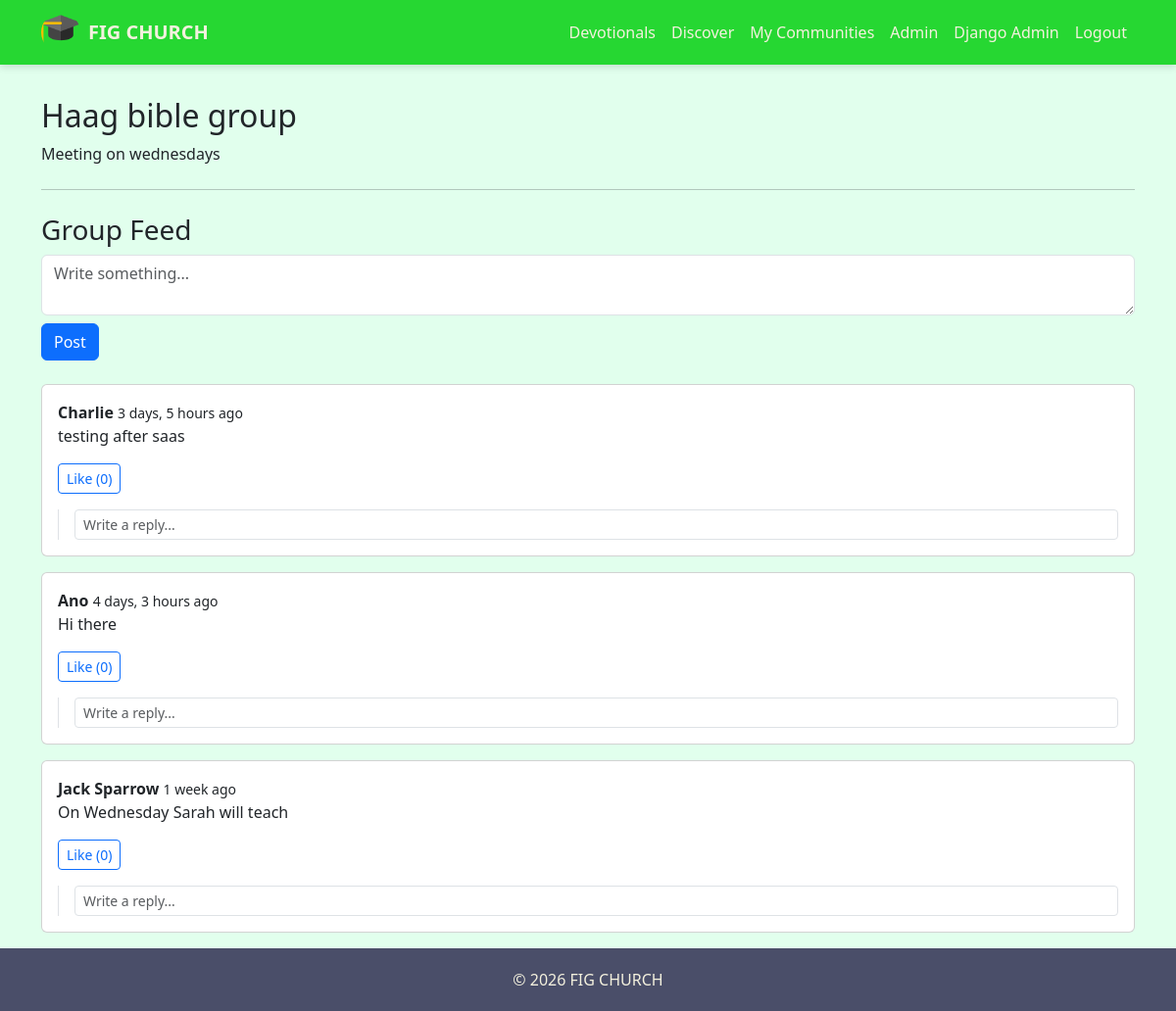
/groups/2/ (signed in), run on the app's committed database.
### accounts/models.py (models this page shows, shortened)
class Organization(models.Model):
    name = models.CharField(max_length=255)
    slug = models.SlugField(
        unique=True,
        blank=True
    )
    join_code = models.CharField(
        max_length=12,
        unique=True,
        blank=True
    )
    display_name = models.CharField(
        max_length=255,
        blank=True,
        null=True
    )
    logo = models.ImageField(
        upload_to="org_logos/",
        blank=True,
        null=True
    )
    primary_color = models.CharField(
        max_length=20,
        blank=True,
        null=True,
        help_text="Hex color like #0d6efd"
    )
    is_active = models.BooleanField(default=False)
    created_at = models.DateTimeField(auto_now_add=True)
    updated_at = models.DateTimeField(auto_now=True)

class User(AbstractUser):
    username = None
    first_name = None
    last_name = None
    full_name = models.CharField(max_length=255)
    phone = PhoneNumberField(
        unique=True,
        help_text="Use country code, e.g. +919876543210"
    )
    email = models.EmailField(
        unique=True,
        blank=True,
        null=True
    )
    is_verified = models.BooleanField(default=False)
    created_at = models.DateTimeField(auto_now_add=True)
    updated_at = models.DateTimeField(auto_now=True)
    USERNAME_FIELD = "phone"
    REQUIRED_FIELDS = ["full_name"]
    objects = UserManager()

### engagement/models.py (models this page shows, shortened)
class Group(models.Model):
    organization = models.ForeignKey(
        "accounts.Organization",
        on_delete=models.CASCADE,
        related_name="groups"
    )
    name = models.CharField(max_length=200)
    description = models.TextField(blank=True)
    leader = models.ForeignKey(
        User,
        on_delete=models.SET_NULL,
        null=True,
        related_name="led_groups"
    )
    image = models.ImageField(
        upload_to="groups/",
        blank=True,
        null=True,
        validators=[validate_file_size]
    )
    is_active = models.BooleanField(default=True)
    created_at = models.DateTimeField(auto_now_add=True)
    updated_at = models.DateTimeField(auto_now=True)
    class Meta:
        verbose_name = "Group"
        verbose_name_plural = "Groups"
    def next_meeting(self):
        return self.meetings.filter(
            start_time__gte=timezone.now()
        ).order_by("start_time").first()

class GroupPost(models.Model):
    group = models.ForeignKey(
        Group,
        on_delete=models.CASCADE,
        related_name="posts"
    )
    author = models.ForeignKey(
        User,
        on_delete=models.CASCADE,
        related_name="group_posts"
    )
    content = models.TextField()
    is_pinned = models.BooleanField(default=False)
    created_at = models.DateTimeField(auto_now_add=True)
    class Meta:
        ordering = ["-is_pinned", "-created_at"]

### engagement/views.py (the view, shortened to what this page needs)
# urls.py: path("<int:group_id>/", views.group_detail, name="group_detail"),
@login_required
def group_detail(request, group_id):
    org_id = request.session.get("organization_id")
    group = get_object_or_404(
        Group,
        id=group_id,
        organization_id=org_id
    )
    is_member = GroupMember.objects.filter(
        user=request.user,
        group=group
    ).exists()
    posts = GroupPost.objects.filter(
        group=group
    ).prefetch_related("replies", "likes", "author")
    return render(request, "engagement/group_detail.html", {
        "group": group,
        "is_member": is_member,
        "posts": posts,
    })

### accounts/context_processors.py (called while the page is built)
def org_admin_status(request):
    if not request.user.is_authenticated:
        return {"user_is_org_admin": False}
    return {
        "user_is_org_admin": OrganizationMember.objects.filter(
            user=request.user,
            is_admin=True,
            is_active=True
        ).exists()
    }

def active_organization(request):
    if not request.user.is_authenticated:
        return {}
    membership = OrganizationMember.objects.filter(
        user=request.user
    ).select_related("organization").first()
    return {
        "active_organization": membership.organization if membership else None
    }

### engagement/context_processors.py (called while the page is built)
def next_meeting(request):
    if not request.user.is_authenticated:
        return {}
    org = get_admin_org(request)
    if not org:
        return {}
    meeting = Meeting.objects.filter(
        group__organization=org,
        group__members__user=request.user,
        group__members__is_active=True,
        start_time__gte=timezone.now()
    ).select_related("group").order_by("start_time").first()
    return {
        "next_group_meeting": meeting
    }

def user_groups(request):
    if request.user.is_authenticated:
        groups = GroupMember.objects.filter(
            user=request.user,
            is_active=True
        ).select_related("group")
        return {"user_groups": [gm.group for gm in groups]}
    return {}

def pending_invitations(request):
    if not request.user.is_authenticated:
        return {}
    org = get_admin_org(request)
    if not org:
        return {
            "pending_invites": [],
            "pending_invites_count": 0
        }
    invites = GroupInvitation.objects.filter(
        invited_user=request.user,
        accepted=False,
        group__organization=org
    ).select_related("group")
    return {
        "pending_invites": invites,
        "pending_invites_count": invites.count()
    }

### org_admin/utils.py (called while the page is built)
def get_admin_org(request):
    if not request.user.is_authenticated:
        return None
    membership = OrganizationMember.objects.filter(
        user=request.user,
        is_admin=True,
        is_active=True
    ).select_related("organization").first()
    if membership:
        return membership.organization
    return None

### engagement/templates/engagement/group_detail.html (shortened to what this page needs)
{% extends "base.html" %}
{% load static humanize %}
{% block content %}
<h2>{{ group.name }}</h2>
<p>{{ group.description }}</p>
<hr class="my-4">
{% if is_member %}
<h3>Group Feed</h3>
<form method="post" class="mb-4">
    <textarea name="post_content" class="form-control mb-2" placeholder="Write something..." rows="2"></textarea>
    <button type="submit" class="btn btn-primary">Post</button>
</form>
{% else %}
<p class="text-muted">You must join the group to post or comment.</p>
{% endif %}
{% for post in posts %}
<div class="card mb-3">
    <div class="card-body">
        <strong>{{ post.author.full_name }}</strong>
        <small>{{ post.created_at|naturaltime }}</small>
        <p>{{ post.content }}</p>
        <form method="post" action="{% url 'engagement:toggle_like' post.id %}" class="d-inline">
            <button type="submit" class="btn btn-sm btn-outline-primary">
                Like ({{ post.likes.count }})
            </button>
        </form>
        <div class="mt-3 ps-3 border-start">
            {% if is_member %}
            <form method="post">
                <input type="text" name="reply_content" class="form-control form-control-sm" placeholder="Write a reply...">
            </form>
            {% endif %}
        </div>
    </div>
</div>
{% empty %}
<p>No posts yet.</p>
{% endfor %}
{% endblock %}

### templates/base.html (shortened to what this page needs)
{% load static %}
<!DOCTYPE html>
<html lang="en">
<head>
    <link rel="stylesheet"
          href="https://cdn.jsdelivr.net/npm/bootstrap-icons@1.11.3/font/bootstrap-icons.min.css">
    <link rel="stylesheet"
          href="https://cdn.jsdelivr.net/npm/bootstrap@5.3.0/dist/css/bootstrap.min.css">
</head>
<body>
<nav class="navbar navbar-expand-lg fixed-top">
    <div class="container">
        <a class="navbar-brand d-flex align-items-center gap-2"
           href="{% url 'home' %}">
            {% if active_organization and active_organization.logo %}
                <img src="{{ active_organization.logo.url }}"
                     width="40"
                     height="40"
                     class="rounded-circle object-fit-cover"
                     alt="logo">
            {% else %}
                <img src="{% static 'images/figlogo.png' %}"
                     width="40"
                     height="40"
                     class="rounded-circle"
                     alt="logo">
            {% endif %}
            <span>
                {% if active_organization %}
                    {{ active_organization.display_name|default:active_organization.name }}
                {% else %}
                    Way of Faith Global
                {% endif %}
            </span>
        </a>
        <div class="collapse navbar-collapse" id="nav">
            <ul class="navbar-nav ms-auto">
                {% if user.is_authenticated %}
                <li class="nav-item">
                    <a class="nav-link" href="{% url 'devotional_archive' %}">
                        Devotionals
                    </a>
                </li>
                <li class="nav-item">
                    <a class="nav-link" href="{% url 'engagement:group_list' %}">
                        Discover
                    </a>
                </li>
                <li class="nav-item">
                    <a class="nav-link" href="{% url 'engagement:my_groups' %}">
                        My Communities
                    </a>
                </li>
                {% if user_is_org_admin %}
                <li class="nav-item">
                    <a class="nav-link" href="{% url 'org_admin:org_dashboard' %}">
                        Admin
                    </a>
                </li>
                {% endif %}
                {% if user.is_superuser %}
                <li class="nav-item">
                    <a class="nav-link" href="{% url 'admin:index' %}">
                        Django Admin
                    </a>
                </li>
                {% endif %}
                <li class="nav-item">
                    <form method="post" action="{% url 'logout' %}">
                        <button class="btn btn-link nav-link">
                            Logout
                        </button>
                    </form>
                </li>
                {% else %}
                <li class="nav-item">
                    <a class="nav-link" href="{% url 'login' %}">
                        Login
                    </a>
                </li>
                {% endif %}
            </ul>
        </div>
    </div>
</nav>
<main class="container mt-4">
    {% block content %}{% endblock %}
</main>
<footer class="footer">
    &copy; {% now "Y" %}
    {% if active_organization %}
        {{ active_organization.display_name|default:active_organization.name }}
    {% else %}
        Way of Faith Global
    {% endif %}
</footer>
</body>
</html>

### templates/base.html (style rules this page uses)
html, body { height: 100%; }
body { padding-top: 75px; background: #e1ffed; font-family: 'Segoe UI', sans-serif; display: flex; flex-direction: column; min-height: 100vh; }
main { flex: 1; }
.navbar { background: #26d732; box-shadow: 0 2px 8px rgba(0,0,0,.15); }
.navbar-brand span { color: #F4F1DE !important; font-weight: 600; }
.nav-link { color: #F4F1DE !important; }
.footer { background: #4A4E69; color: #F4F1DE; padding: 20px; text-align: center; }

### data on the page
Organization: logo (picture), display_name "FIG CHURCH"
Group: name "Haag bible group", description "Meeting on wednesdays"
GroupPost: author.full_name "Charlie", created_at "3 days, 5 hours ago", content "testing after saas", likes.count "0"
GroupPost: author.full_name "Ano", created_at "4 days, 3 hours ago", content "Hi there", likes.count "0"
GroupPost: author.full_name "Jack Sparrow", created_at "1 week ago", content "On Wednesday Sarah will teach", likes.count "0"
